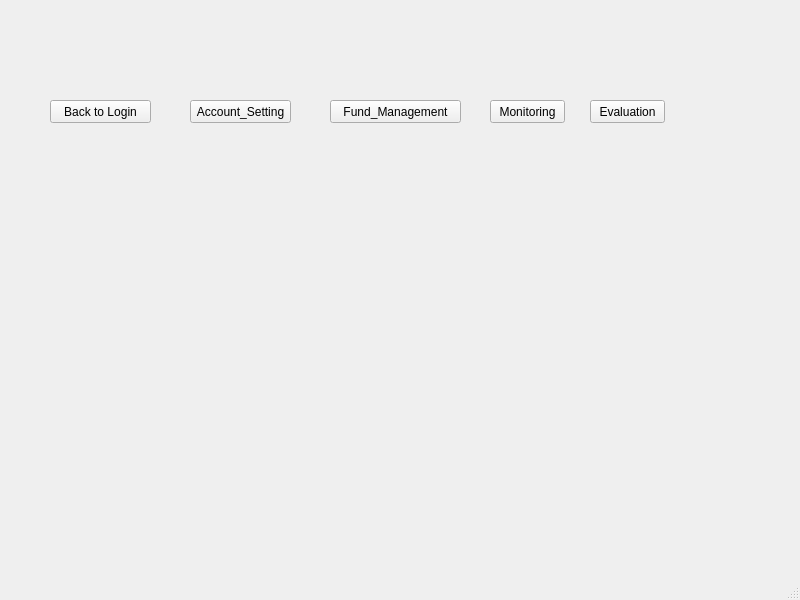
<?xml version="1.0" encoding="UTF-8"?>
<ui version="4.0">
 <class>MainWindow</class>
 <widget class="QMainWindow" name="MainWindow">
  <property name="geometry">
   <rect>
    <x>0</x>
    <y>0</y>
    <width>800</width>
    <height>600</height>
   </rect>
  </property>
  <property name="windowTitle">
   <string>MainWindow</string>
  </property>
  <widget class="QWidget" name="centralwidget">
   <widget class="QPushButton" name="pushButton">
    <property name="geometry">
     <rect>
      <x>50</x>
      <y>100</y>
      <width>101</width>
      <height>23</height>
     </rect>
    </property>
    <property name="text">
     <string>Back to Login</string>
    </property>
   </widget>
   <widget class="QPushButton" name="pushButton_2">
    <property name="geometry">
     <rect>
      <x>190</x>
      <y>100</y>
      <width>101</width>
      <height>23</height>
     </rect>
    </property>
    <property name="text">
     <string>Account_Setting</string>
    </property>
   </widget>
   <widget class="QPushButton" name="pushButton_3">
    <property name="geometry">
     <rect>
      <x>330</x>
      <y>100</y>
      <width>131</width>
      <height>23</height>
     </rect>
    </property>
    <property name="text">
     <string>Fund_Management</string>
    </property>
   </widget>
   <widget class="QPushButton" name="pushButton_4">
    <property name="geometry">
     <rect>
      <x>490</x>
      <y>100</y>
      <width>75</width>
      <height>23</height>
     </rect>
    </property>
    <property name="text">
     <string>Monitoring</string>
    </property>
   </widget>
   <widget class="QPushButton" name="pushButton_5">
    <property name="geometry">
     <rect>
      <x>590</x>
      <y>100</y>
      <width>75</width>
      <height>23</height>
     </rect>
    </property>
    <property name="text">
     <string>Evaluation</string>
    </property>
   </widget>
  </widget>
  <widget class="QMenuBar" name="menubar">
   <property name="geometry">
    <rect>
     <x>0</x>
     <y>0</y>
     <width>800</width>
     <height>21</height>
    </rect>
   </property>
  </widget>
  <widget class="QStatusBar" name="statusbar"/>
 </widget>
 <resources/>
 <connections/>
</ui>
